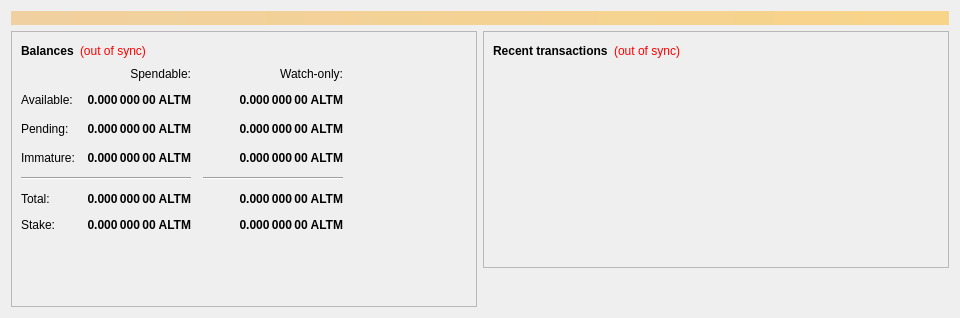
<?xml version="1.0" encoding="UTF-8"?>
<ui version="4.0">
 <class>OverviewPage</class>
 <widget class="QWidget" name="OverviewPage">
  <property name="geometry">
   <rect>
    <x>0</x>
    <y>0</y>
    <width>960</width>
    <height>318</height>
   </rect>
  </property>
  <property name="sizePolicy">
   <sizepolicy hsizetype="Minimum" vsizetype="Preferred">
    <horstretch>0</horstretch>
    <verstretch>0</verstretch>
   </sizepolicy>
  </property>
  <property name="minimumSize">
   <size>
    <width>960</width>
    <height>318</height>
   </size>
  </property>
  <property name="windowTitle">
   <string>Form</string>
  </property>
  <layout class="QVBoxLayout" name="topLayout">
   <item>
    <widget class="QLabel" name="labelAlerts">
     <property name="visible">
      <bool>false</bool>
     </property>
     <property name="styleSheet">
      <string notr="true">background-color: qlineargradient(x1: 0, y1: 0, x2: 1, y2: 0, stop:0 #F0D0A0, stop:1 #F8D488); color:#000000;</string>
     </property>
     <property name="wordWrap">
      <bool>true</bool>
     </property>
     <property name="margin">
      <number>3</number>
     </property>
    </widget>
   </item>
   <item>
    <layout class="QHBoxLayout" name="horizontalLayout" stretch="1,1">
     <item>
      <layout class="QVBoxLayout" name="verticalLayout_2">
       <item>
        <widget class="QFrame" name="frame">
         <property name="frameShape">
          <enum>QFrame::StyledPanel</enum>
         </property>
         <property name="frameShadow">
          <enum>QFrame::Raised</enum>
         </property>
         <layout class="QVBoxLayout" name="verticalLayout_4">
          <item>
           <layout class="QHBoxLayout" name="horizontalLayout_4">
            <item>
             <widget class="QLabel" name="label_5">
              <property name="font">
               <font>
                <weight>75</weight>
                <bold>true</bold>
               </font>
              </property>
              <property name="text">
               <string>Balances</string>
              </property>
             </widget>
            </item>
            <item>
             <widget class="QLabel" name="labelWalletStatus">
              <property name="cursor">
               <cursorShape>WhatsThisCursor</cursorShape>
              </property>
              <property name="toolTip">
               <string>The displayed information may be out of date. Your wallet automatically synchronizes with the Altmarkets network after a connection is established, but this process has not completed yet.</string>
              </property>
              <property name="styleSheet">
               <string notr="true">QLabel { color: red; }</string>
              </property>
              <property name="text">
               <string notr="true">(out of sync)</string>
              </property>
              <property name="alignment">
               <set>Qt::AlignLeading|Qt::AlignLeft|Qt::AlignVCenter</set>
              </property>
             </widget>
            </item>
            <item>
             <spacer name="horizontalSpacer_3">
              <property name="orientation">
               <enum>Qt::Horizontal</enum>
              </property>
              <property name="sizeHint" stdset="0">
               <size>
                <width>40</width>
                <height>20</height>
               </size>
              </property>
             </spacer>
            </item>
           </layout>
          </item>
          <item>
           <layout class="QGridLayout" name="gridLayout">
            <property name="spacing">
             <number>12</number>
            </property>
            <item row="2" column="2">
             <widget class="QLabel" name="labelWatchPending">
              <property name="font">
               <font>
                <weight>75</weight>
                <bold>true</bold>
               </font>
              </property>
              <property name="cursor">
               <cursorShape>IBeamCursor</cursorShape>
              </property>
              <property name="toolTip">
               <string>Unconfirmed transactions to watch-only addresses</string>
              </property>
              <property name="text">
               <string notr="true">0.000 000 00 ALTM</string>
              </property>
              <property name="alignment">
               <set>Qt::AlignRight|Qt::AlignTrailing|Qt::AlignVCenter</set>
              </property>
              <property name="textInteractionFlags">
               <set>Qt::LinksAccessibleByMouse|Qt::TextSelectableByKeyboard|Qt::TextSelectableByMouse</set>
              </property>
             </widget>
            </item>
            <item row="2" column="1">
             <widget class="QLabel" name="labelUnconfirmed">
              <property name="font">
               <font>
                <weight>75</weight>
                <bold>true</bold>
               </font>
              </property>
              <property name="cursor">
               <cursorShape>IBeamCursor</cursorShape>
              </property>
              <property name="toolTip">
               <string>Total of transactions that have yet to be confirmed, and do not yet count toward the spendable balance</string>
              </property>
              <property name="text">
               <string notr="true">0.000 000 00 ALTM</string>
              </property>
              <property name="alignment">
               <set>Qt::AlignRight|Qt::AlignTrailing|Qt::AlignVCenter</set>
              </property>
              <property name="textInteractionFlags">
               <set>Qt::LinksAccessibleByMouse|Qt::TextSelectableByKeyboard|Qt::TextSelectableByMouse</set>
              </property>
             </widget>
            </item>
            <item row="3" column="2">
             <widget class="QLabel" name="labelWatchImmature">
              <property name="font">
               <font>
                <weight>75</weight>
                <bold>true</bold>
               </font>
              </property>
              <property name="cursor">
               <cursorShape>IBeamCursor</cursorShape>
              </property>
              <property name="toolTip">
               <string>Mined balance in watch-only addresses that has not yet matured</string>
              </property>
              <property name="text">
               <string notr="true">0.000 000 00 ALTM</string>
              </property>
              <property name="alignment">
               <set>Qt::AlignRight|Qt::AlignTrailing|Qt::AlignVCenter</set>
              </property>
              <property name="textInteractionFlags">
               <set>Qt::LinksAccessibleByMouse|Qt::TextSelectableByKeyboard|Qt::TextSelectableByMouse</set>
              </property>
             </widget>
            </item>
            <item row="4" column="0" colspan="2">
             <widget class="Line" name="line">
              <property name="orientation">
               <enum>Qt::Horizontal</enum>
              </property>
             </widget>
            </item>
            <item row="4" column="2">
             <widget class="Line" name="lineWatchBalance">
              <property name="sizePolicy">
               <sizepolicy hsizetype="Preferred" vsizetype="Fixed">
                <horstretch>0</horstretch>
                <verstretch>0</verstretch>
               </sizepolicy>
              </property>
              <property name="minimumSize">
               <size>
                <width>140</width>
                <height>0</height>
               </size>
              </property>
              <property name="orientation">
               <enum>Qt::Horizontal</enum>
              </property>
             </widget>
            </item>
            <item row="5" column="0">
             <widget class="QLabel" name="labelTotalText">
              <property name="text">
               <string>Total:</string>
              </property>
             </widget>
            </item>
            <item row="3" column="1">
             <widget class="QLabel" name="labelImmature">
              <property name="font">
               <font>
                <weight>75</weight>
                <bold>true</bold>
               </font>
              </property>
              <property name="cursor">
               <cursorShape>IBeamCursor</cursorShape>
              </property>
              <property name="toolTip">
               <string>Mined balance that has not yet matured</string>
              </property>
              <property name="text">
               <string notr="true">0.000 000 00 ALTM</string>
              </property>
              <property name="alignment">
               <set>Qt::AlignRight|Qt::AlignTrailing|Qt::AlignVCenter</set>
              </property>
              <property name="textInteractionFlags">
               <set>Qt::LinksAccessibleByMouse|Qt::TextSelectableByKeyboard|Qt::TextSelectableByMouse</set>
              </property>
             </widget>
            </item>
            <item row="2" column="3">
             <spacer name="horizontalSpacer_2">
              <property name="orientation">
               <enum>Qt::Horizontal</enum>
              </property>
              <property name="sizeHint" stdset="0">
               <size>
                <width>40</width>
                <height>20</height>
               </size>
              </property>
             </spacer>
            </item>
            <item row="3" column="0">
             <widget class="QLabel" name="labelImmatureText">
              <property name="text">
               <string>Immature:</string>
              </property>
             </widget>
            </item>
            <item row="5" column="1">
             <widget class="QLabel" name="labelTotal">
              <property name="font">
               <font>
                <weight>75</weight>
                <bold>true</bold>
               </font>
              </property>
              <property name="cursor">
               <cursorShape>IBeamCursor</cursorShape>
              </property>
              <property name="toolTip">
               <string>Your current total balance</string>
              </property>
              <property name="text">
               <string notr="true">0.000 000 00 ALTM</string>
              </property>
              <property name="alignment">
               <set>Qt::AlignRight|Qt::AlignTrailing|Qt::AlignVCenter</set>
              </property>
              <property name="textInteractionFlags">
               <set>Qt::LinksAccessibleByMouse|Qt::TextSelectableByKeyboard|Qt::TextSelectableByMouse</set>
              </property>
             </widget>
            </item>
            <item row="5" column="2">
             <widget class="QLabel" name="labelWatchTotal">
              <property name="font">
               <font>
                <weight>75</weight>
                <bold>true</bold>
               </font>
              </property>
              <property name="cursor">
               <cursorShape>IBeamCursor</cursorShape>
              </property>
              <property name="toolTip">
               <string>Current total balance in watch-only addresses</string>
              </property>
              <property name="text">
               <string notr="true">0.000 000 00 ALTM</string>
              </property>
              <property name="alignment">
               <set>Qt::AlignRight|Qt::AlignTrailing|Qt::AlignVCenter</set>
              </property>
              <property name="textInteractionFlags">
               <set>Qt::LinksAccessibleByMouse|Qt::TextSelectableByKeyboard|Qt::TextSelectableByMouse</set>
              </property>
             </widget>
            </item>
            <item row="0" column="2">
             <widget class="QLabel" name="labelWatchonly">
              <property name="text">
               <string>Watch-only:</string>
              </property>
              <property name="alignment">
               <set>Qt::AlignRight|Qt::AlignTrailing|Qt::AlignVCenter</set>
              </property>
             </widget>
            </item>
            <item row="1" column="0">
             <widget class="QLabel" name="labelBalanceText">
              <property name="text">
               <string>Available:</string>
              </property>
             </widget>
            </item>
            <item row="1" column="1">
             <widget class="QLabel" name="labelBalance">
              <property name="font">
               <font>
                <weight>75</weight>
                <bold>true</bold>
               </font>
              </property>
              <property name="cursor">
               <cursorShape>IBeamCursor</cursorShape>
              </property>
              <property name="toolTip">
               <string>Your current spendable balance</string>
              </property>
              <property name="text">
               <string notr="true">0.000 000 00 ALTM</string>
              </property>
              <property name="alignment">
               <set>Qt::AlignRight|Qt::AlignTrailing|Qt::AlignVCenter</set>
              </property>
              <property name="textInteractionFlags">
               <set>Qt::LinksAccessibleByMouse|Qt::TextSelectableByKeyboard|Qt::TextSelectableByMouse</set>
              </property>
             </widget>
            </item>
            <item row="1" column="2">
             <widget class="QLabel" name="labelWatchAvailable">
              <property name="font">
               <font>
                <weight>75</weight>
                <bold>true</bold>
               </font>
              </property>
              <property name="cursor">
               <cursorShape>IBeamCursor</cursorShape>
              </property>
              <property name="toolTip">
               <string>Your current balance in watch-only addresses</string>
              </property>
              <property name="text">
               <string notr="true">0.000 000 00 ALTM</string>
              </property>
              <property name="alignment">
               <set>Qt::AlignRight|Qt::AlignTrailing|Qt::AlignVCenter</set>
              </property>
              <property name="textInteractionFlags">
               <set>Qt::LinksAccessibleByMouse|Qt::TextSelectableByKeyboard|Qt::TextSelectableByMouse</set>
              </property>
             </widget>
            </item>
            <item row="2" column="0">
             <widget class="QLabel" name="labelPendingText">
              <property name="text">
               <string>Pending:</string>
              </property>
             </widget>
            </item>
            <item row="0" column="1">
             <widget class="QLabel" name="labelSpendable">
              <property name="text">
               <string>Spendable:</string>
              </property>
              <property name="alignment">
               <set>Qt::AlignRight|Qt::AlignTrailing|Qt::AlignVCenter</set>
              </property>
             </widget>
            </item>
            <item row="6" column="0">
             <widget class="QLabel" name="labelStakeText">
              <property name="text">
               <string>Stake:</string>
              </property>
             </widget>
            </item>
            <item row="6" column="1">
             <widget class="QLabel" name="labelStake">
              <property name="font">
               <font>
                <weight>75</weight>
                <bold>true</bold>
               </font>
              </property>
              <property name="cursor">
               <cursorShape>IBeamCursor</cursorShape>
              </property>
              <property name="toolTip">
               <string>Your current balance that is used in stake generation</string>
              </property>
              <property name="text">
               <string notr="true">0.000 000 00 ALTM</string>
              </property>
              <property name="alignment">
               <set>Qt::AlignRight|Qt::AlignTrailing|Qt::AlignVCenter</set>
              </property>
              <property name="textInteractionFlags">
               <set>Qt::LinksAccessibleByMouse|Qt::TextSelectableByKeyboard|Qt::TextSelectableByMouse</set>
              </property>
             </widget>
            </item>
            <item row="6" column="2">
             <widget class="QLabel" name="labelWatchStake">
              <property name="font">
               <font>
                <weight>75</weight>
                <bold>true</bold>
               </font>
              </property>
              <property name="cursor">
               <cursorShape>IBeamCursor</cursorShape>
              </property>
              <property name="toolTip">
               <string>Your current balance that is used for stake generation in watch-only addresses</string>
              </property>
              <property name="text">
               <string notr="true">0.000 000 00 ALTM</string>
              </property>
              <property name="alignment">
               <set>Qt::AlignRight|Qt::AlignTrailing|Qt::AlignVCenter</set>
              </property>
              <property name="textInteractionFlags">
               <set>Qt::LinksAccessibleByMouse|Qt::TextSelectableByKeyboard|Qt::TextSelectableByMouse</set>
              </property>
             </widget>
            </item>
            <item row="7" column="0">
             <spacer name="verticalSpacerCamel">
              <property name="orientation">
               <enum>Qt::Vertical</enum>
              </property>
              <property name="sizeHint" stdset="0">
               <size>
                <width>20</width>
                <height>100</height>
               </size>
              </property>
             </spacer>
            </item>
            <item row="8" column="0">
             <widget class="QLabel" name="labelCamel"/>
            </item>
           </layout>
          </item>
         </layout>
        </widget>
       </item>
       <item>
        <spacer name="verticalSpacer">
         <property name="orientation">
          <enum>Qt::Vertical</enum>
         </property>
         <property name="sizeHint" stdset="0">
          <size>
           <width>20</width>
           <height>40</height>
          </size>
         </property>
        </spacer>
       </item>
      </layout>
     </item>
     <item>
      <layout class="QVBoxLayout" name="verticalLayout_3">
       <item>
        <widget class="QFrame" name="frame_2">
         <property name="frameShape">
          <enum>QFrame::StyledPanel</enum>
         </property>
         <property name="frameShadow">
          <enum>QFrame::Raised</enum>
         </property>
         <layout class="QVBoxLayout" name="verticalLayout">
          <item>
           <layout class="QHBoxLayout" name="horizontalLayout_2">
            <item>
             <widget class="QLabel" name="label_4">
              <property name="font">
               <font>
                <weight>75</weight>
                <bold>true</bold>
               </font>
              </property>
              <property name="text">
               <string>Recent transactions</string>
              </property>
             </widget>
            </item>
            <item>
             <widget class="QLabel" name="labelTransactionsStatus">
              <property name="cursor">
               <cursorShape>WhatsThisCursor</cursorShape>
              </property>
              <property name="toolTip">
               <string>The displayed information may be out of date. Your wallet automatically synchronizes with the Altmarkets network after a connection is established, but this process has not completed yet.</string>
              </property>
              <property name="styleSheet">
               <string notr="true">QLabel { color: red; }</string>
              </property>
              <property name="text">
               <string notr="true">(out of sync)</string>
              </property>
              <property name="alignment">
               <set>Qt::AlignRight|Qt::AlignTrailing|Qt::AlignVCenter</set>
              </property>
             </widget>
            </item>
            <item>
             <spacer name="horizontalSpacer">
              <property name="orientation">
               <enum>Qt::Horizontal</enum>
              </property>
              <property name="sizeHint" stdset="0">
               <size>
                <width>40</width>
                <height>20</height>
               </size>
              </property>
             </spacer>
            </item>
           </layout>
          </item>
          <item>
           <widget class="QListView" name="listTransactions">
            <property name="styleSheet">
             <string notr="true">QListView { background: transparent; }</string>
            </property>
            <property name="frameShape">
             <enum>QFrame::NoFrame</enum>
            </property>
            <property name="verticalScrollBarPolicy">
             <enum>Qt::ScrollBarAlwaysOff</enum>
            </property>
            <property name="horizontalScrollBarPolicy">
             <enum>Qt::ScrollBarAlwaysOff</enum>
            </property>
            <property name="selectionMode">
             <enum>QAbstractItemView::NoSelection</enum>
            </property>
           </widget>
          </item>
         </layout>
        </widget>
       </item>
       <item>
        <spacer name="verticalSpacer_2">
         <property name="orientation">
          <enum>Qt::Vertical</enum>
         </property>
         <property name="sizeHint" stdset="0">
          <size>
           <width>20</width>
           <height>40</height>
          </size>
         </property>
        </spacer>
       </item>
      </layout>
     </item>
    </layout>
   </item>
  </layout>
 </widget>
 <resources/>
 <connections/>
</ui>
